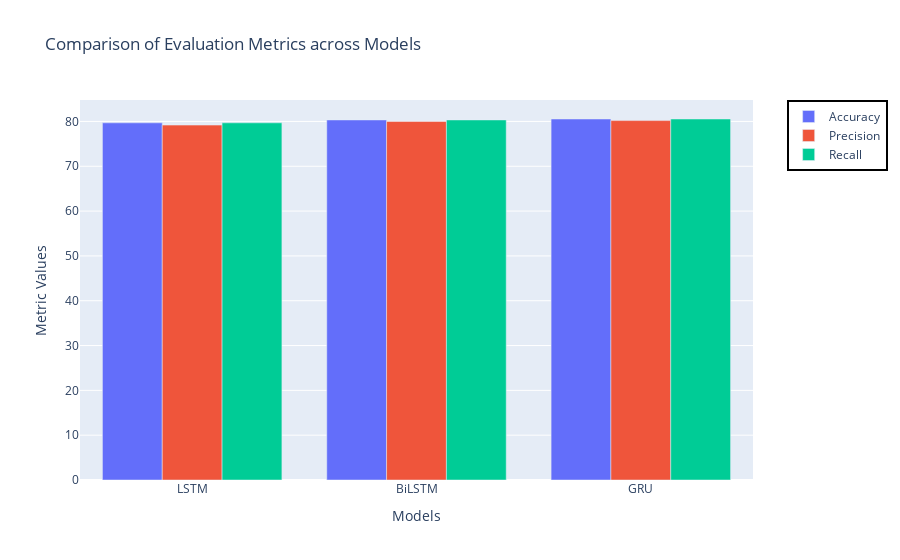

Write notebook code for a chart like this one.
### Markdown cell above
# Comparison

### Code cell
import plotly.graph_objs as go
from plotly.subplots import make_subplots



# Create a list of model names
model_names = ['LSTM', 'BiLSTM', 'GRU']

# Create a list of metric values for each model
accuracy_values = [ lstm_metrics['accuracy'], bilstm_metrics['accuracy'], gru_metrics['accuracy']]
precision_values = [ lstm_metrics['precision'], bilstm_metrics['precision'], gru_metrics['precision']]
recall_values = [ lstm_metrics['recall'], bilstm_metrics['recall'], gru_metrics['recall']]
f1_values = [ lstm_metrics['f1'], bilstm_metrics['f1'], gru_metrics['f1']]

trace1 = go.Bar(x=model_names, y=accuracy_values, name='Accuracy')
trace2 = go.Bar(x=model_names, y=precision_values, name='Precision')
trace3 = go.Bar(x=model_names, y=recall_values, name='Recall')
trace4 = go.Bar(x=model_names, y=f1_values, name='F1-score')

# Create the figure and layout
fig = make_subplots(rows=1, cols=1)
fig.add_trace(trace1, row=1, col=1)
fig.add_trace(trace2, row=1, col=1)
fig.add_trace(trace3, row=1, col=1)


# Update the layout
fig.update_layout(
    title='Comparison of Evaluation Metrics across Models',
    xaxis_title='Models',
    yaxis_title='Metric Values',
    barmode='group',
    legend=dict(
        x=1.05,
        y=1,
        traceorder='normal',
        bgcolor='rgba(0,0,0,0)',
        bordercolor='Black',
        borderwidth=2
    ),
    xaxis_type='category'
)

# Show the plot
fig.show()

### Figure 1 — Plotly figure (JSON) as saved in the notebook; plotly's stock layout.template omitted (floating-point values rounded to 4 significant figures)
{"data": [{"name": "Accuracy", "type": "bar", "x": ["LSTM", "BiLSTM", "GRU"], "xaxis": "x", "y": [79.69, 80.34, 80.55], "yaxis": "y"}, {"name": "Precision", "type": "bar", "x": ["LSTM", "BiLSTM", "GRU"], "xaxis": "x", "y": [79.18, 79.98, 80.2], "yaxis": "y"}, {"name": "Recall", "type": "bar", "x": ["LSTM", "BiLSTM", "GRU"], "xaxis": "x", "y": [79.69, 80.34, 80.55], "yaxis": "y"}], "layout": {"barmode": "group", "legend": {"bgcolor": "rgba(0,0,0,0)", "bordercolor": "Black", "borderwidth": 2, "traceorder": "normal", "x": 1.05, "y": 1}, "title": {"text": "Comparison of Evaluation Metrics across Models"}, "xaxis": {"anchor": "y", "domain": [0, 1], "title": {"text": "Models"}, "type": "category"}, "yaxis": {"anchor": "x", "domain": [0, 1], "title": {"text": "Metric Values"}}}}
